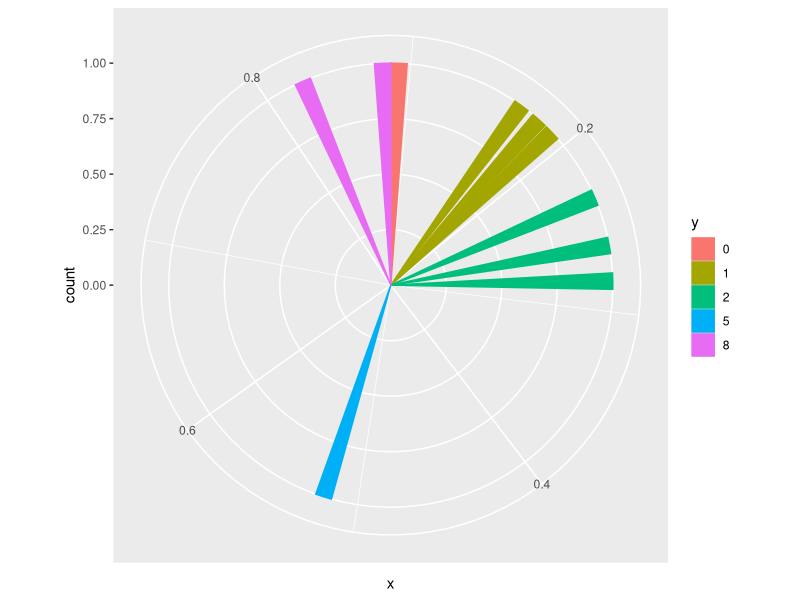

This figure's R source:
library(ggplot2)

x = runif(10, 0, 1)
y = as.factor(as.integer(10 * x))
d = data.frame(x = x, y = y)
ggplot(d, aes(theta = y, color = y, x = x, fill = y)) + coord_polar() + geom_bar()

